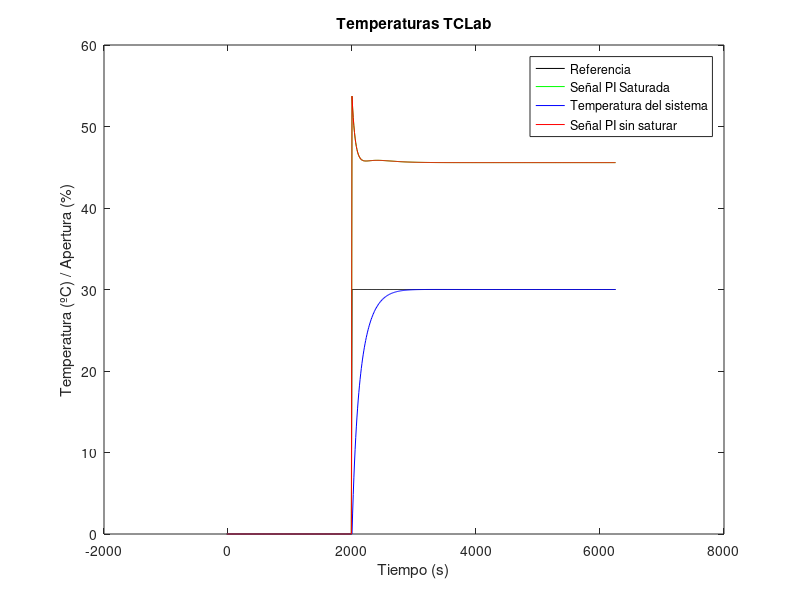

Write MATLAB code to recreate this figure.
%% Definicion de parametros
T=10;                         % Tiempo de muestreo (s)
tsim=6250;                    % Tiempo de simulacion (s)
iteraciones=ceil(tsim/T);     % Numero total de iteraciones
ini=3;                        % Inicializacion de vectores (valores t<0)
Umax=100;
Umin=0;                     %límites de saturación
%parámetros del controlador
Kp=1.7383;
Ti=165;
Tt=sqrt(Ti);
%% Inicializacion de variables para comunicación con Arduino
%tclab;


t=-T*(ini-1):T:T*(iteraciones);  %tiempo (segundos)
y=zeros(1,iteraciones+ini);     %salida (temperatura)
u=zeros(1,iteraciones+ini);      %señal de control (porcentaje de accion)
up=u;ui=u;us=u;                  %señal de controlador partes integral y proporcional y saturacion
 
% Variables de control
r=zeros(1,iteraciones+ini);      %referencia
e=zeros(1,iteraciones+ini);      %error
es=e;

% Bucle simulación 

for k=ini:+1:iteraciones+ini
    %tic

    %y(k)=T1C(); %leer salida de la planta
    y(k)=1.833*y(k-1)-0.839*y(k-2)+0.04784*us(k-1)-0.04389*us(k-2); %sistema lineal discretizado con c2d

    r(k) = 0; % Punto de operación

    if t(k) >= 2000 
            r(k) = 30; %cambio de referencia
    end

    e(k) = r(k)- y(k); %error

    ui(k)= ui(k-1)+Kp*T/(2*Ti)*(e(k)+e(k-1)) + T*es(k-1)/Tt; %acción integral del controlador + anti-windup
    up(k)= Kp*e(k); %acción proporcional
    u(k)=ui(k)+up(k); %acción total

    us(k)=max(min(u(k),Umax),Umin); %señal saturada

    es(k)=us(k)-u(k); %comparación señal saturada y normal

    %h1(us(k)); %Mandar acción al transistor

    %pause(T-toc); %Pausar T menos el tiempo de computación
end 

figure

plot(t,r,'black'); hold on
plot(t,u,'g');
plot(t,y,'b');
plot(t,us,'r');

title('Temperaturas TCLab');
legend('Referencia', 'Señal PI Saturada', 'Temperatura del sistema','Señal PI sin saturar');

xlabel('Tiempo (s)'); 
ylabel('Temperatura (ºC) / Apertura (%)'); 

